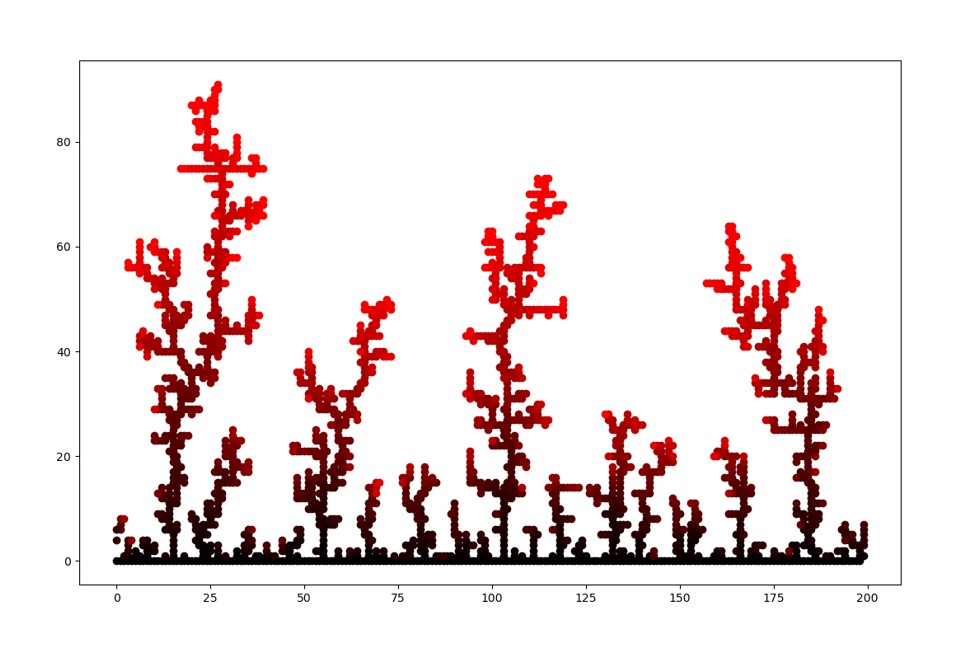

Write Python code to recreate this figure.
# -*- coding: utf-8 -*-
"""
Created on Wed Oct 27 14:34:26 2021

@author: ASUS
"""

import matplotlib.pyplot as plt
import random
import numpy as np
import statistics
import math
import pandas as pd
import time

start_time = time.time()
#from images2gif import writeGif
plt.figure(figsize=(10,7.5))
T=60
lx=200
ly=150
p=.25 #probablity of moving forward, right
q=.25 #probablity of moving up
space = np.zeros ((lx,ly)) 
for i in range (0,lx-1): #to put the seed
    space[i][0]=1
    plt.scatter(i, 0,c= (0,0,0))

def move (x,y):
    if np.random.random()<.5: #moves in x direction
        if np.random.random()<.5:
            if x==lx-1:#periodic borders
                x=0
            else:
                x+=1
        else:
            if x==0:
                x=lx-1
            else :
                x-=1
    else: #moves in y direction
        if np.random.random()<.5:
            if y==ly-1:
                x=random.randint(0, lx-1) #starts a new dot
                y=ly
            else:
                y+=1
        else:
            y-=1
    if y>=ly:
        y=ly-1
    return (x,y)

def neigh (x,y):#knows if it has a neighbor
    nei=0
    if x==0:
        if space [lx-1][y]==1:
            nei=1
    else:
        if space [x-1][y]==1:
            nei=1
    if x==lx-1:
        if space [0][y]==1:
            nei=1
    else:
        if space [x+1][y]==1:
            nei=1
    if space [x][y-1]==1:
        nei=1
    if y==ly-1:
        nei=0
    elif space [x][y+1]==1:
        nei=1
    return (nei)


plt.ylim([0, ly])
n=3000
for i in range (0,n):
    nei=0
    x=random.randint(0, lx-1)
    y=ly
    while nei==0:
        x,y= move (x,y)
        nei= neigh (x,y)
    if nei==1:
        space [x][y]=1
        plt.scatter(x, y,c= (i/n,0,0))
    if i%500==499:
        plt.title('after %s falls'%(i+1))        
        plt.savefig('DLA %s.png'%(i+1))




#writeGif("2d.gif", images, duration=0.2)
print("--- %s seconds ---" % (time.time() - start_time)) #runtime